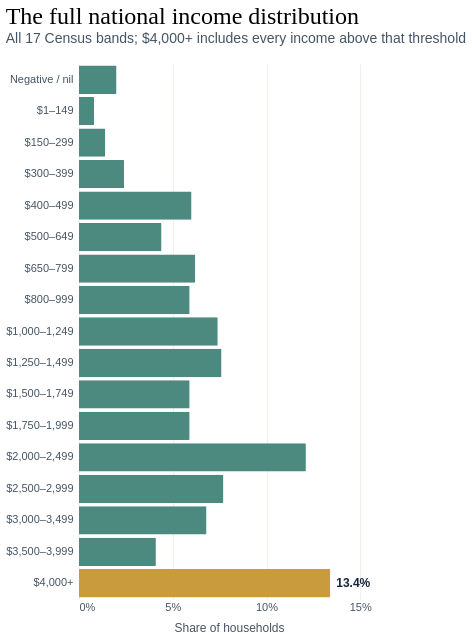

Specify this chart in Vega-Lite:
### Vega-Lite specification from a JSON file in a GitHub repository (floating-point values rounded to 4 significant figures)
{"$schema": "https://vega.github.io/schema/vega-lite/v6.json", "description": "Full national weekly household income distribution for Australia in 2021.", "data": {"values": [{"order": 1, "band": "Negative / nil", "share": 2.0}, {"order": 2, "band": "$1–149", "share": 0.8}, {"order": 3, "band": "$150–299", "share": 1.4}, {"order": 4, "band": "$300–399", "share": 2.4}, {"order": 5, "band": "$400–499", "share": 6.0}, {"order": 6, "band": "$500–649", "share": 4.4}, {"order": 7, "band": "$650–799", "share": 6.2}, {"order": 8, "band": "$800–999", "share": 5.9}, {"order": 9, "band": "$1,000–1,249", "share": 7.4}, {"order": 10, "band": "$1,250–1,499", "share": 7.6}, {"order": 11, "band": "$1,500–1,749", "share": 5.9}, {"order": 12, "band": "$1,750–1,999", "share": 5.9}, {"order": 13, "band": "$2,000–2,499", "share": 12.1}, {"order": 14, "band": "$2,500–2,999", "share": 7.7}, {"order": 15, "band": "$3,000–3,499", "share": 6.8}, {"order": 16, "band": "$3,500–3,999", "share": 4.1}, {"order": 17, "band": "$4,000+", "share": 13.4}]}, "transform": [{"calculate": "format(datum.share, '.1f') + '%'", "as": "share_label"}], "title": {"text": "The full national income distribution", "subtitle": "All 17 Census bands; $4,000+ includes every income above that threshold", "anchor": "start", "font": "Georgia", "fontSize": 24, "fontWeight": "normal", "subtitleFont": "Arial", "subtitleFontSize": 14, "subtitleColor": "#465564", "offset": 18}, "layer": [{"mark": {"type": "bar", "cornerRadiusEnd": 1}, "encoding": {"y": {"field": "band", "type": "ordinal", "sort": {"field": "order", "op": "min", "order": "ascending"}, "axis": {"title": null, "labelFont": "Arial", "labelFontSize": 11, "labelColor": "#465564", "labelPadding": 6, "ticks": false, "domain": false}}, "x": {"field": "share", "type": "quantitative", "scale": {"domain": [0, 15]}, "axis": {"title": "Share of households", "titleFont": "Arial", "titleFontSize": 12, "titleFontWeight": "normal", "titleColor": "#465564", "titlePadding": 10, "values": [0, 5, 10, 15], "labelFont": "Arial", "labelFontSize": 11, "labelColor": "#465564", "labelExpr": "datum.value + '%'", "grid": true, "gridColor": "#d8d0c3", "gridOpacity": 0.35, "ticks": false, "domain": false}}, "color": {"condition": {"test": "datum.band === '$4,000+'", "value": "#c99b3d"}, "value": "#4c897f"}, "tooltip": [{"field": "band", "type": "ordinal", "title": "Weekly household income"}, {"field": "share", "type": "quantitative", "title": "Share of households", "format": ".1f"}]}}, {"transform": [{"filter": "datum.band === '$4,000+'"}], "mark": {"type": "text", "align": "left", "dx": 6, "font": "Arial", "fontSize": 12, "fontWeight": "bold", "color": "#17243a"}, "encoding": {"y": {"field": "band", "type": "ordinal", "sort": {"field": "order", "op": "min", "order": "ascending"}}, "x": {"field": "share", "type": "quantitative"}, "text": {"field": "share_label"}}}], "width": 300, "height": 535, "config": {"background": null, "view": {"stroke": null}}}
